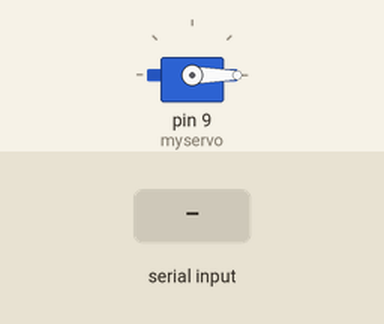
This sketch was run on a simulated Arduino Uno, built with avr-gcc and run on an emulated ATmega328P. Parts: servo. The test bench sets the inputs (shaded band). What the sketch prints to the serial monitor is not drawn.

Above: at 1.2 s.
1.3 s: "90,45\n" received over Serial
At 2.79 s:
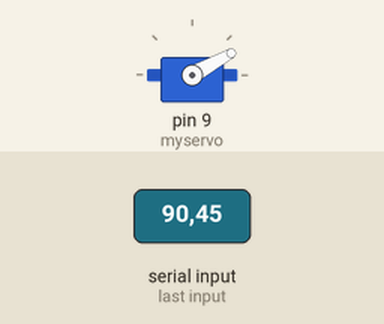
At 3.4 s:
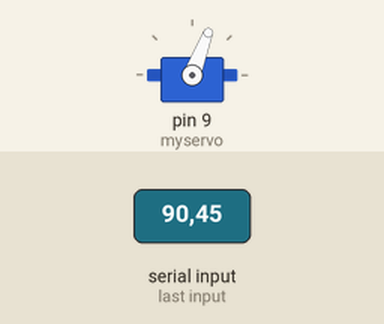
4.3 s: "30,150\n" received over Serial
7.3 s: "200\n" received over Serial
At 11.5 s:
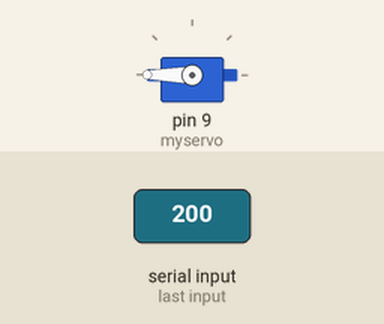
13.3 s: "90\n" received over Serial
Timing chart, 0 to 17.3 s (numbered marks = the images above; inputs shaded):
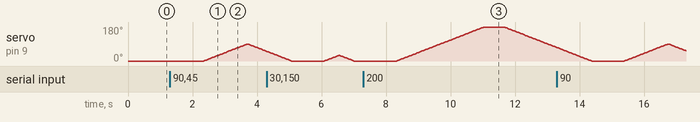

Measured:
- after the input at 1.3 s, servo on pin 9 (myservo): rises from 0° to 90° in 1.3 s, then falls to 52° in 0.59 s
- after the input at 7.3 s, servo on pin 9 (myservo): rises from 0° to 180° in 2.7 s, then falls to 71° in 2.2 s

The sketch:

Sweep.ino
```cpp
#include <Servo.h>

Servo myservo;  // create servo object to control a servo
// twelve servo objects can be created on most boards

int pos = 0;    // variable to store the servo position

void setup() {
  Serial.begin(9600);
  Serial.println("Digite um valor para o motor girar (de 0 a 180):");

  myservo.attach(9);  // attaches the servo on pin 9 to the servo object

}

void loop() {
  String gira;
  if (Serial.available()){
    Serial.print("I received: ");

    gira = Serial.readString();
    Serial.println(gira);
        }
  for (pos = 0; pos <= gira.toInt(); pos += 1) { // goes from 0 degrees to 180 degrees
    // in steps of 1 degree
    myservo.write(pos);              // tell servo to go to position in variable 'pos'
    delay(15);                       // waits 15ms for the servo to reach the position
  }
  for (pos = gira.toInt(); pos >= 0; pos -= 1) { // goes from 180 degrees to 0 degrees
    myservo.write(pos);              // tell servo to go to position in variable 'pos'
    delay(15);                       // waits 15ms for the servo to reach the position
  }
}
```
